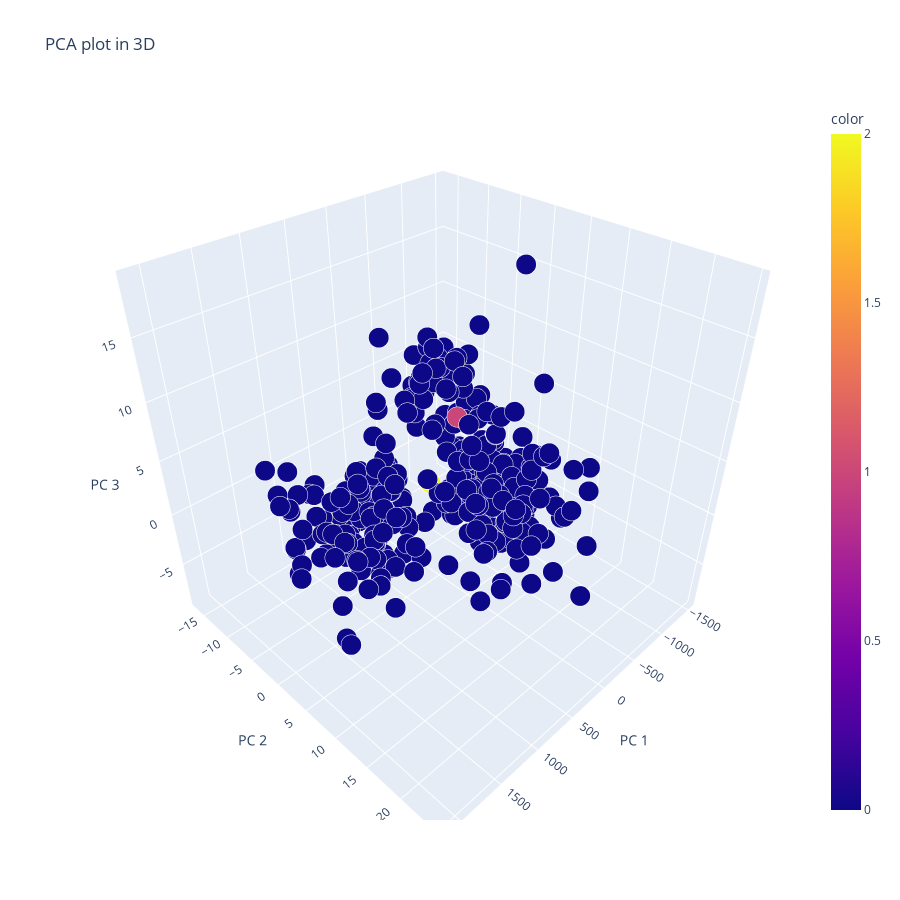

Notebook code for this chart:
### Code cell
PCAplot3D(X, pred_sp)

### Figure 1 — Plotly figure (JSON) as saved in the notebook; plotly's stock layout.template omitted (floating-point values rounded to 4 significant figures; data arrays with more than 128 entries replaced by an {"elided": "..."} marker saying what was removed)
{"data": [{"hovertemplate": "PC 1=%{x}<br>PC 2=%{y}<br>PC 3=%{z}<br>size=%{marker.size}<br>color=%{marker.color}<extra></extra>", "legendgroup": "", "marker": {"color": {"elided": "341 int values"}, "coloraxis": "coloraxis", "opacity": 1, "size": {"elided": "341 float values"}, "sizemode": "area", "sizeref": 0.00025, "symbol": "circle"}, "mode": "markers", "name": "", "scene": "scene", "showlegend": false, "type": "scatter3d", "x": {"elided": "341 float values"}, "y": {"elided": "341 float values"}, "z": {"elided": "341 float values"}}], "layout": {"coloraxis": {"colorbar": {"title": {"text": "color"}}, "colorscale": [[0, "#0d0887"], [0.1111, "#46039f"], [0.2222, "#7201a8"], [0.3333, "#9c179e"], [0.4444, "#bd3786"], [0.5556, "#d8576b"], [0.6667, "#ed7953"], [0.7778, "#fb9f3a"], [0.8889, "#fdca26"], [1, "#f0f921"]]}, "height": 900, "legend": {"itemsizing": "constant", "tracegroupgap": 0}, "scene": {"aspectmode": "auto", "aspectratio": {"x": 1, "y": 1, "z": 1}, "domain": {"x": [0, 1], "y": [0, 1]}, "xaxis": {"title": {"text": "PC 1"}, "type": "linear"}, "yaxis": {"title": {"text": "PC 2"}, "type": "linear"}, "zaxis": {"title": {"text": "PC 3"}, "type": "linear"}}, "title": {"text": "PCA plot in 3D"}, "width": 900}}
